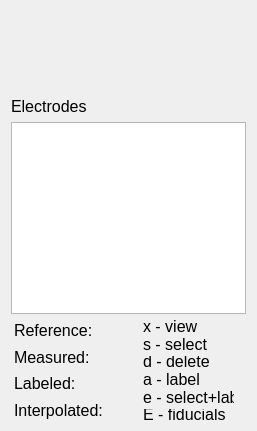
     <widget class="QWidget" name="widget" native="true">
      <property name="minimumSize">
       <size>
        <width>257</width>
        <height>280</height>
       </size>
      </property>
      <property name="maximumSize">
       <size>
        <width>257</width>
        <height>16777215</height>
       </size>
      </property>
      <layout class="QVBoxLayout" name="verticalLayout">
       <item>
        <widget class="QLabel" name="label">
         <property name="minimumSize">
          <size>
           <width>276</width>
           <height>80</height>
          </size>
         </property>
         <property name="maximumSize">
          <size>
           <width>276</width>
           <height>80</height>
          </size>
         </property>
         <property name="text">
          <string/>
         </property>
         <property name="pixmap">
          <pixmap>images/MainLogo.png</pixmap>
         </property>
         <property name="scaledContents">
          <bool>true</bool>
         </property>
        </widget>
       </item>
       <item>
        <widget class="QLabel" name="label_4">
         <property name="font">
          <font>
           <pointsize>12</pointsize>
          </font>
         </property>
         <property name="text">
          <string>Electrodes</string>
         </property>
        </widget>
       </item>
       <item>
        <widget class="QTableView" name="electrodes_table">
         <property name="minimumSize">
          <size>
           <width>0</width>
           <height>0</height>
          </size>
         </property>
         <property name="font">
          <font>
           <pointsize>12</pointsize>
          </font>
         </property>
         <property name="autoScrollMargin">
          <number>12</number>
         </property>
         <property name="showDropIndicator" stdset="0">
          <bool>false</bool>
         </property>
         <property name="dragDropOverwriteMode">
          <bool>false</bool>
         </property>
         <property name="alternatingRowColors">
          <bool>true</bool>
         </property>
         <property name="wordWrap">
          <bool>false</bool>
         </property>
         <property name="cornerButtonEnabled">
          <bool>false</bool>
         </property>
         <attribute name="horizontalHeaderMinimumSectionSize">
          <number>20</number>
         </attribute>
         <attribute name="verticalHeaderDefaultSectionSize">
          <number>15</number>
         </attribute>
         <attribute name="verticalHeaderMinimumSectionSize">
          <number>15</number>
         </attribute>
        </widget>
       </item>
       <item>
        <widget class="QFrame" name="frame_4">
         <property name="minimumSize">
          <size>
           <width>0</width>
           <height>80</height>
          </size>
         </property>
         <property name="maximumSize">
          <size>
           <width>16777215</width>
           <height>100</height>
          </size>
         </property>
         <property name="styleSheet">
          <string notr="true"/>
         </property>
         <property name="frameShape">
          <enum>QFrame::NoFrame</enum>
         </property>
         <property name="frameShadow">
          <enum>QFrame::Raised</enum>
         </property>
         <property name="lineWidth">
          <number>0</number>
         </property>
         <layout class="QHBoxLayout" name="horizontalLayout_7">
          <property name="leftMargin">
           <number>0</number>
          </property>
          <property name="topMargin">
           <number>0</number>
          </property>
          <property name="rightMargin">
           <number>0</number>
          </property>
          <property name="bottomMargin">
           <number>0</number>
          </property>
          <item>
           <widget class="QFrame" name="frame">
            <property name="minimumSize">
             <size>
              <width>120</width>
              <height>0</height>
             </size>
            </property>
            <property name="maximumSize">
             <size>
              <width>120</width>
              <height>16777215</height>
             </size>
            </property>
            <property name="frameShape">
             <enum>QFrame::NoFrame</enum>
            </property>
            <property name="frameShadow">
             <enum>QFrame::Raised</enum>
            </property>
            <property name="lineWidth">
             <number>0</number>
            </property>
            <layout class="QVBoxLayout" name="verticalLayout_5">
             <property name="leftMargin">
              <number>0</number>
             </property>
             <property name="topMargin">
              <number>0</number>
             </property>
             <property name="rightMargin">
              <number>0</number>
             </property>
             <property name="bottomMargin">
              <number>0</number>
             </property>
             <item>
              <widget class="QLabel" name="reference_electrodes_label">
               <property name="font">
                <font>
                 <pointsize>12</pointsize>
                </font>
               </property>
               <property name="text">
                <string>Reference:</string>
               </property>
              </widget>
             </item>
             <item>
              <widget class="QLabel" name="measured_electrodes_label">
               <property name="font">
                <font>
                 <pointsize>12</pointsize>
                </font>
               </property>
               <property name="text">
                <string>Measured:</string>
               </property>
              </widget>
             </item>
             <item>
              <widget class="QLabel" name="labeled_electrodes_label">
               <property name="font">
                <font>
                 <pointsize>12</pointsize>
                </font>
               </property>
               <property name="text">
                <string>Labeled:</string>
               </property>
              </widget>
             </item>
             <item>
              <widget class="QLabel" name="interpolated_electrodes_label">
               <property name="font">
                <font>
                 <pointsize>12</pointsize>
                </font>
               </property>
               <property name="text">
                <string>Interpolated:</string>
               </property>
              </widget>
             </item>
            </layout>
           </widget>
          </item>
          <item>
           <widget class="QFrame" name="frame_3">
            <property name="minimumSize">
             <size>
              <width>100</width>
              <height>0</height>
             </size>
            </property>
            <property name="maximumSize">
             <size>
              <width>100</width>
              <height>16777215</height>
             </size>
            </property>
            <property name="frameShape">
             <enum>QFrame::NoFrame</enum>
            </property>
            <property name="frameShadow">
             <enum>QFrame::Raised</enum>
            </property>
            <property name="lineWidth">
             <number>0</number>
            </property>
            <layout class="QVBoxLayout" name="verticalLayout_3">
             <property name="leftMargin">
              <number>0</number>
             </property>
             <property name="topMargin">
              <number>0</number>
             </property>
             <property name="bottomMargin">
              <number>0</number>
             </property>
             <item>
              <widget class="QLabel" name="reference_electrodes_label_5">
               <property name="font">
                <font>
                 <pointsize>12</pointsize>
                </font>
               </property>
               <property name="text">
                <string>x - view</string>
               </property>
              </widget>
             </item>
             <item>
              <widget class="QLabel" name="reference_electrodes_label_4">
               <property name="font">
                <font>
                 <pointsize>12</pointsize>
                </font>
               </property>
               <property name="text">
                <string>s - select</string>
               </property>
              </widget>
             </item>
             <item>
              <widget class="QLabel" name="measured_electrodes_label_4">
               <property name="font">
                <font>
                 <pointsize>12</pointsize>
                </font>
               </property>
               <property name="text">
                <string>d - delete</string>
               </property>
              </widget>
             </item>
             <item>
              <widget class="QLabel" name="labeled_electrodes_label_4">
               <property name="font">
                <font>
                 <pointsize>12</pointsize>
                </font>
               </property>
               <property name="text">
                <string>a - label</string>
               </property>
              </widget>
             </item>
             <item>
              <widget class="QLabel" name="interpolated_electrodes_label_4">
               <property name="font">
                <font>
                 <pointsize>12</pointsize>
                </font>
               </property>
               <property name="text">
                <string>e - select+label</string>
               </property>
              </widget>
             </item>
             <item>
              <widget class="QLabel" name="interpolated_electrodes_label_5">
               <property name="font">
                <font>
                 <pointsize>12</pointsize>
                </font>
               </property>
               <property name="text">
                <string>E - fiducials</string>
               </property>
              </widget>
             </item>
            </layout>
           </widget>
          </item>
         </layout>
        </widget>
       </item>
      </layout>
     </widget>
